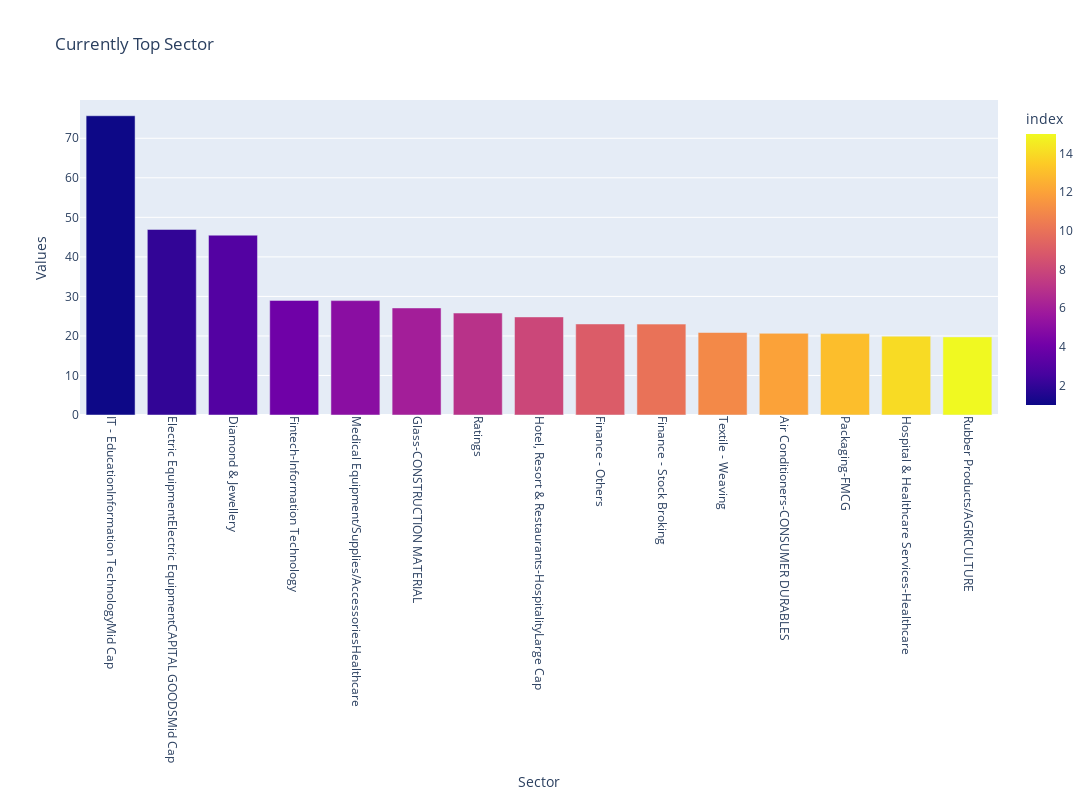

Notebook code for this chart:
### Code cell
fig = px.bar(data_frame=top_live,
      x=top_live['Sector'],
      y=top_live['Live'],
      color=top_live.index,
      title='Currently Top Sector',
      width=1200,
      height=800
            )
fig.update_layout(
    xaxis_title='Sector',
    yaxis_title='Values',
    xaxis_tickangle=90
)

### Figure 1 — Plotly figure (JSON) as saved in the notebook; plotly's stock layout.template omitted (floating-point values rounded to 4 significant figures)
{"data": [{"alignmentgroup": "True", "hovertemplate": "Sector=%{x}<br>Live=%{y}<br>index=%{marker.color}<extra></extra>", "legendgroup": "", "marker": {"color": [1, 2, 3, 4, 5, 6, 7, 8, 9, 10, 11, 12, 13, 14, 15], "coloraxis": "coloraxis", "pattern": {"shape": ""}}, "name": "", "offsetgroup": "", "orientation": "v", "showlegend": false, "textposition": "auto", "type": "bar", "x": ["IT - EducationInformation TechnologyMid Cap", "Electric EquipmentElectric EquipmentCAPITAL GOODSMid Cap", "Diamond & Jewellery", "Fintech-Information Technology", "Medical Equipment/Supplies/AccessoriesHealthcare", "Glass-CONSTRUCTION MATERIAL", "Ratings", "Hotel, Resort & Restaurants-HospitalityLarge Cap", "Finance - Others", "Finance - Stock Broking", "Textile - Weaving", "Air Conditioners-CONSUMER DURABLES", "Packaging-FMCG", "Hospital & Healthcare Services-Healthcare", "Rubber Products/AGRICULTURE"], "xaxis": "x", "y": [75.7, 46.95, 45.49, 28.99, 28.93, 27.08, 25.79, 24.81, 23.03, 22.99, 20.87, 20.66, 20.59, 19.95, 19.76], "yaxis": "y"}], "layout": {"barmode": "relative", "coloraxis": {"colorbar": {"title": {"text": "index"}}, "colorscale": [[0, "#0d0887"], [0.1111, "#46039f"], [0.2222, "#7201a8"], [0.3333, "#9c179e"], [0.4444, "#bd3786"], [0.5556, "#d8576b"], [0.6667, "#ed7953"], [0.7778, "#fb9f3a"], [0.8889, "#fdca26"], [1, "#f0f921"]]}, "height": 800, "legend": {"tracegroupgap": 0}, "title": {"text": "Currently Top Sector"}, "width": 1200, "xaxis": {"anchor": "y", "autorange": true, "domain": [0, 1], "range": [-0.5, 14.5], "tickangle": 90, "title": {"text": "Sector"}, "type": "category"}, "yaxis": {"anchor": "x", "autorange": true, "domain": [0, 1], "range": [0, 79.68], "title": {"text": "Values"}, "type": "linear"}}}
